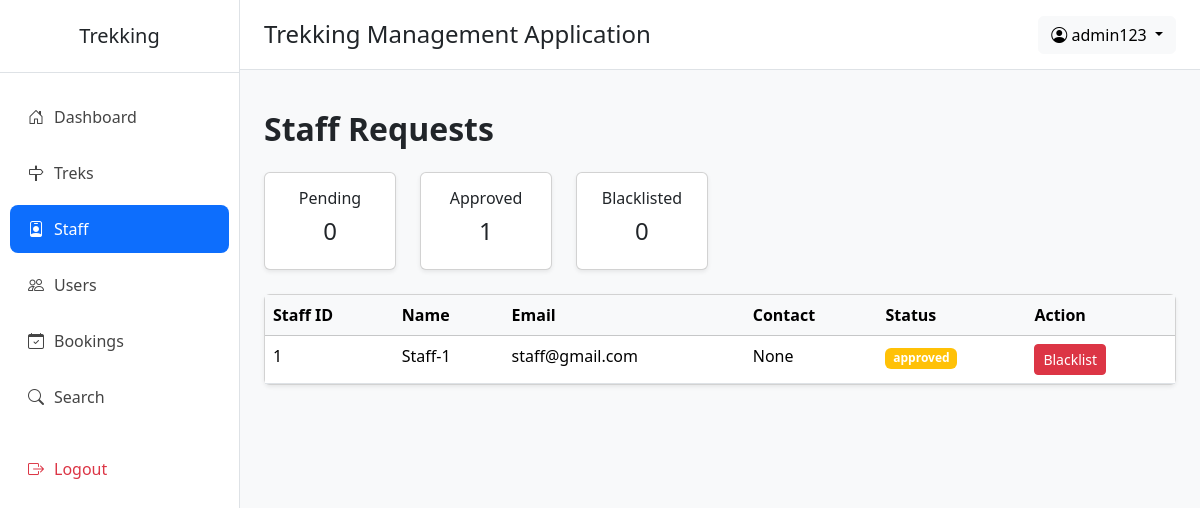
Screenshot of /admin/staff (signed in) with the database file from the repository.
### application/models.py (models this page shows)
class User(db.Model):
    __tablename__="users"
    id=db.Column(db.Integer(),primary_key=True,autoincrement=True)
    name=db.Column(db.String(),nullable=False)
    email=db.Column(db.String(),nullable=False,unique=True)
    phone=db.Column(db.String(),nullable=True)
    password=db.Column(db.String(),nullable=False)
    contact=db.Column(db.String(),nullable=True)
    role=db.Column(db.String(),default="user")       # admin | user | staff
    status=db.Column(db.String(),default="active")   # active | blacklisted | pending | rejected
    created_at=db.Column(db.DateTime(),server_default=db.func.now())
    updated_at=db.Column(db.DateTime(),server_default=db.func.now(),onupdate=db.func.now())
    staff_profile = db.relationship(
        "Staff",
        backref="user",
        uselist=False,
        foreign_keys="Staff.userid"
    )
    bookings = db.relationship(
        "Booking",
        backref="user",
        cascade="all, delete-orphan"
    )

class Staff(db.Model):
    __tablename__="staff"
    id=db.Column(db.Integer(),primary_key=True,autoincrement=True)
    userid=db.Column(db.Integer(),db.ForeignKey("users.id"))
    approval_status=db.Column(db.String(),default="pending") # pending | approved | rejected | blacklisted
    approved_by=db.Column(db.Integer(),db.ForeignKey("users.id"))
    approved_at=db.Column(db.DateTime(),nullable=True,default=None)
    bio=db.Column(db.String(),default=None,nullable=True)
    treks = db.relationship(
        "Trek",
        backref="staff"
    )

### application/admin_routes.py (the view)
@app.route("/admin/staff")
def all_staff():
    this_admin=User.query.filter_by(id=session["admin_id"]).first()
    all_staff=Staff.query.all()
    active_staff=Staff.query.filter_by(approval_status="approved").all().__len__()
    pending_staff=Staff.query.filter_by(approval_status="pending").all().__len__()
    blacklisted_staff=Staff.query.filter_by(approval_status="blacklisted").all().__len__()
    return render_template("admin/manage_staff.html",this_admin=this_admin,all_staff=all_staff,active_staff=active_staff,pending_staff=pending_staff,blacklisted_staff=blacklisted_staff)

### templates/admin/manage_staff.html (shortened to what this page needs)
{% extends "admin/base.html" %}
{% block content %}
<h2 class="mb-4 fw-bold">
        Staff Requests
    </h2>
    <div class="row mb-4">
        <div class="col-md-2">
            <div class="card text-center shadow-sm">
                <div class="card-body">
                    <h6>Pending</h6>
                    <h4>{{ pending_staff }}</h4>
                </div>
            </div>
        </div>
        <div class="col-md-2">
            <div class="card text-center shadow-sm">
                <div class="card-body">
                    <h6>Approved</h6>
                    <h4>{{ active_staff }}</h4>
                </div>
            </div>
        </div>
        <div class="col-md-2">
            <div class="card text-center shadow-sm">
                <div class="card-body">
                    <h6>Blacklisted</h6>
                    <h4>{{ blacklisted_staff }}</h4>
                </div>
            </div>
        </div>
    </div>
    <div class="card shadow-sm">
        <div class="card-body p-0">
            <table class="table table-hover mb-0">
                <thead class="table-light">
                    <tr>
                        <th>Staff ID</th>
                        <th>Name</th>
                        <th>Email</th>
                        <th>Contact</th>
                        <th>Status</th>
                        <th>Action</th>
                    </tr>
                </thead>
                <tbody>
                {% for staff in all_staff %}
                <tr>
                    <td>{{ staff.id }}</td>
                    <td>{{ staff.user.name }}</td>
                    <td>{{ staff.user.email }}</td>
                    <td>{{ staff.user.contact }}</td>
                    <td>
                        <span class="badge bg-warning">
                            {{ staff.approval_status }}
                        </span>
                    </td>
                    <td>
                        {% if staff.approval_status == "approved" %}
                        <a
                            href="/reject_staff/{{ staff.id }}"
                            class="btn btn-danger btn-sm">
                            Blacklist
                        </a>
                        {% endif %}
                    </td>
                </tr>
                {% endfor %}
                </tbody>
            </table>
        </div>
    </div>
{% endblock %}

### templates/admin/base.html (shortened to what this page needs)
<!DOCTYPE html>
<html lang="en">
<head>
    <link href="https://cdn.jsdelivr.net/npm/bootstrap@5.3.8/dist/css/bootstrap.min.css" rel="stylesheet">
    <link href="https://cdn.jsdelivr.net/npm/bootstrap-icons@1.11.3/font/bootstrap-icons.css" rel="stylesheet">
</head>
<body>
<div class="d-flex">
    <div class="sidebar">
        <h5 class="text-center py-4 border-bottom">
            Trekking
        </h5>
        <ul class="nav flex-column mt-3">
            <li class="nav-item">
                <a class="nav-link {% if request.path == '/admin/dashboard' %}active{% endif %}" href="/admin/dashboard">
                    <i class="bi bi-house-door"></i>Dashboard
                </a>
            </li>
            <li class="nav-item">
                <a class="nav-link {% if '/admin/trek' in request.path %}active{% endif %}" href="/admin/treks">
                    <i class="bi bi-signpost"></i>Treks
                </a>
            </li>
            <li class="nav-item">
                <a class="nav-link {% if '/admin/staff' in request.path %}active{% endif %}" href="/admin/staff">
                    <i class="bi bi-person-badge"></i>Staff
                </a>
            </li>
            <li class="nav-item">
                <a class="nav-link {% if '/admin/users' in request.path %}active{% endif %}" href="/admin/users">
                    <i class="bi bi-people"></i>Users
                </a>
            </li>
            <li class="nav-item">
                <a class="nav-link {% if '/admin/all/booking' in request.path %}active{% endif %}" href="/admin/all/booking">
                    <i class="bi bi-calendar-check"></i>Bookings
                </a>
            </li>
            <li class="nav-item">
                <a class="nav-link {% if '/admin/search' in request.path %}active{% endif %} " href="/admin/search">
                    <i class="bi bi-search"></i>Search
                </a>
            </li>
            <li class="nav-item mt-3">
                <a class="nav-link text-danger" href="/logout">
                    <i class="bi bi-box-arrow-right"></i>Logout
                </a>
            </li>
        </ul>
    </div>
    <div class="flex-grow-1">
        <nav class="navbar topbar px-4">
            <h4 class="mb-0">
                Trekking Management Application
            </h4>
            <div class="dropdown">
                <button class="btn btn-light dropdown-toggle"
                        data-bs-toggle="dropdown">
                    <i class="bi bi-person-circle"></i>
                    {{ this_admin.name }}
                </button>
            </div>
        </nav>
        <div class="container-fluid p-4">
            {% block content %}
            {% endblock %}
        </div>
    </div>
</div>
</body>
</html>

### templates/admin/base.html (style rules this page uses)
body { background:#f8f9fa; overflow-x:hidden; }
.sidebar { width:240px; min-height:100vh; background:#fff; border-right:1px solid #dee2e6; }
.sidebar .nav-link { color:#444; padding:12px 18px; border-radius:8px; margin:4px 10px; font-weight:500; transition:.3s; }
.sidebar .nav-link:hover, .sidebar .nav-link.active { background:#0d6efd; color:white; }
.sidebar i { margin-right:10px; }
.topbar { background:#fff; border-bottom:1px solid #dee2e6; height:70px; }

### rows the page displays
User: name "admin123"
Staff: id "1", user.name "Staff-1", user.email "staff@gmail.com", user.contact "None", approval_status "approved"

### other values shown
{{ pending_staff }} "0"
{{ active_staff }} "1"
{{ blacklisted_staff }} "0"
